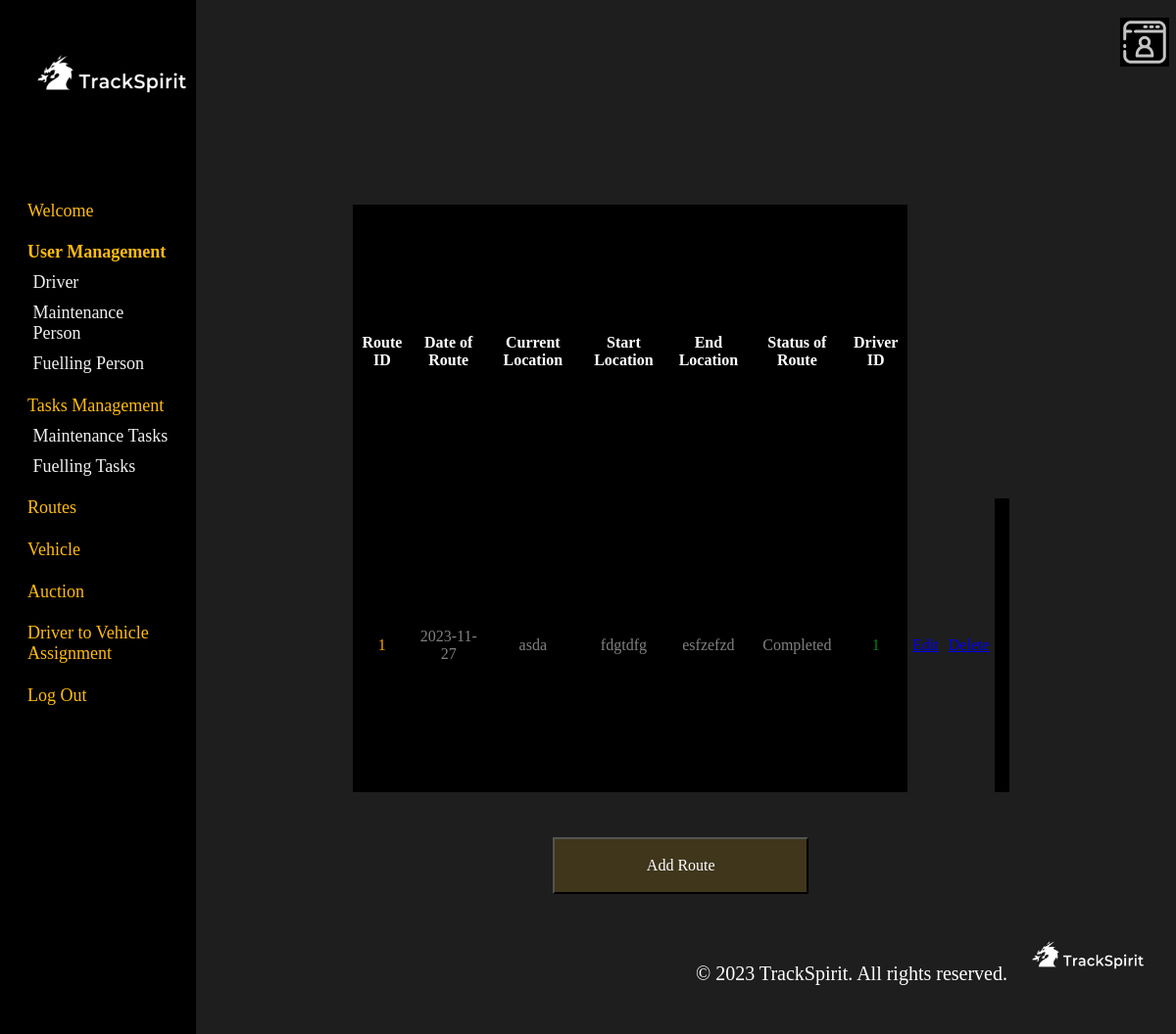
Screenshot of /admin/servicesAdmin.php with the database file from the repository.
### tables this page shows
CREATE TABLE `route` (
  `route_id` int(11) NOT NULL,
  `date_of_route` date DEFAULT NULL,
  `curr_location` varchar(500) DEFAULT NULL,
  `start_location` varchar(500) DEFAULT NULL,
  `end_location` varchar(500) DEFAULT NULL,
  `status_of_route` varchar(10) DEFAULT NULL,
  `driver_id` int(11) DEFAULT NULL
);

### admin/servicesAdmin.php (the view, shortened to what this page needs)
<html>
    <head>
</head>
<body>
<?php
$mysqli = new mysqli("localhost", "root", "", "db");
$result=$mysqli->query("select * from route");
?>
    <header>
        <img src="image/personal-page.png" alt="personal page" style="height: 50px; width: 50px; margin-left: 96%;">
    </header>
    <main>
         <table>
            <colgroup>
                <col />
                <col />
                <col />
                <col />
                <col />
                <col />
                <col />
                <col style="background-color: #1E1E1E;"/>
                <col style="background-color: #1E1E1E;"/>
                <col style="background-color: #1E1E1E;"/>
              </colgroup>
            <tr>
                <th>Route ID</th>
                <th>Date of Route</th>
                <th>Current Location</th>
                <th>Start Location</th>
                <th>End Location</th>
                <th>Status of Route</th>
                <th>Driver ID</th>
                <th>-</th>
                <th>-</th>
                <th>-</th>
            </tr>
            <?php
                while ($row=mysqli_fetch_array($result)){
                    echo "<tr><td>$row[route_id]</td>";
                    echo "<td>$row[date_of_route]</td>";
                    echo "<td>$row[curr_location]</td>";
                    echo "<td>$row[start_location]</td>";
                    echo "<td>$row[end_location]</td>";
                    echo "<td>$row[status_of_route]</td>";
                    echo "<td>$row[driver_id]</td>";
                    echo "<td><a href='edit_route.php?route_id=$row[route_id]'>Edit</a></td>";
                    echo "<td><a href='delete_route.php?driver_id=$row[route_id]'>Delete</a></td><tr>";
                }
            ?>
        </table>
        <button class = "Button" onclick="window.location.href='servicesForm.php'">Add Route
        </main>
        <aside>
            <img src="image/logo.png" alt="TrackSpirit Logo" class="logo">
            <a href="welcome.php" class="a1">Welcome</a>
            <a href="user.php" class="a1 selected">User Management</a>
            <a href="driver.php" class="a2">Driver</a>
            <a href="maintenance.php" class="a2">Maintenance Person</a>
            <a href="fuelling.php" class="a2">Fuelling Person</a>
            <a href="tasks.php" class="a1">Tasks Management</a>
            <a href="tasks_maintenance.php" class="a2">Maintenance Tasks</a>
            <a href="tasks_fuelling.php" class="a2">Fuelling Tasks</a>
            <a href="servicesAdmin.php" class="a1">Routes</a>
            <a href="vehicle.php" class="a1">Vehicle</a>
            <a href="auction.php" class="a1">Auction</a>
            <a href="assignment.php" class="a1">Driver to Vehicle Assignment</a>
            <a href="/csci361teamwork/logout.php" class="a1">Log Out</a>
        </aside>
        <footer style="text-align: right;">
            <span> © 2023 TrackSpirit. All rights reserved.</span>
            <img src="image/logo.png" alt="TrackSpirit logo">
        </footer>
    </body>
    </html>

### admin/servicesAdmin.php (style rules this page uses)
* { font-family: Montserrat; }
body { background-color: #1E1E1E; }
header { max-width: 100%; height: 50px; background:transparent; padding: 10px; margin-left:15%; }
table { width: 100%; height: 100%; margin-top: -10%; background-color: black; border-collapse: collapse; overflow: auto; }
th { color: white; font-size: 16px; padding: 5px; text-align: center; }
td { padding: 5px; text-align: center; }
th:nth-child(8) { color: transparent; }
th:nth-child(9) { color: transparent; }
th:nth-child(10) { color: transparent; }
td:first-child { color: orange; }
td:nth-child(7) { color: #06FF2E80; }
td:nth-child(8) { color: #FF060680; }
tr { color: gray; }
main { max-width: 100%; height: 600px; background:transparent; padding: 20px; margin: auto; margin-left: 28%; margin-right: 12%; margin-top: 15% }
aside { width: 15%; height: 100%; background-color: black; padding: 10px; position: fixed; top: 0px; left: 0; overflow: hidden; }
aside a.a1 { font-size: 18px; color: #FFBC0F; text-decoration: none; margin: 10px; display: block; margin-left: 10%; margin-right: 10%; margin-top: 12%; }
aside a.a2 { font-size: 18px; color: #F0F0F0; text-decoration: none; margin: 10px; display: block; margin-left: 13%; margin-right: 10%; margin-top: 5%; }
footer { max-width: 100%; height: 50px; background: transparent; padding: 10px; }
span { font-size: 20px; color: #ffffff; text-align: right; }
footer img { height: 150px; width: 150px; margin-bottom: -4.7%; }
.selected { font-weight: bold; }
.button { display: block; width: 261px; height: 58px; background: #FFBC0F26;; font-size: 16px; text-align: center; color: white; cursor: pointer; margin:auto; margin-top: 7%; }
.logo { display: block; margin: 0; margin-top: -15%; width: 200px; height: 200px; cursor: pointer; }

### rows the page displays
route: route_id "1", date_of_route "2023-11-27", curr_location "asda", start_location "fdgtdfg", end_location "esfzefzd", status_of_route "Completed", driver "1"
